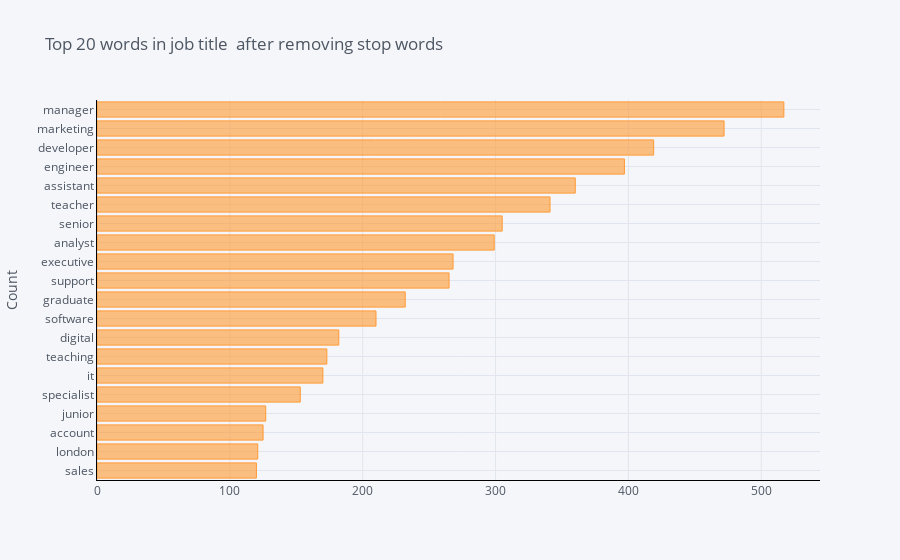

Source (notebook cell):
### Code cell
common_words = get_top_n_words(df['job title'], 20)
df1 = pd.DataFrame(common_words, columns = ['job title' , 'count'])
df1.groupby('job title').sum()['count'].sort_values().iplot(kind='barh', yTitle='Count', linecolor='black', title='Top 20 words in job title  after removing stop words')

### Figure 1 — Plotly figure (JSON) as saved in the notebook; plotly's stock layout.template omitted (floating-point values rounded to 4 significant figures)
{"data": [{"marker": {"color": "rgba(255, 153, 51, 0.6)", "line": {"color": "rgba(255, 153, 51, 1.0)", "width": 1}}, "name": "count", "orientation": "h", "text": "", "type": "bar", "x": [120, 121, 125, 127, 153, 170, 173, 182, 210, 232, 265, 268, 299, 305, 341, 360, 397, 419, 472, 517], "y": ["sales", "london", "account", "junior", "specialist", "it", "teaching", "digital", "software", "graduate", "support", "executive", "analyst", "senior", "teacher", "assistant", "engineer", "developer", "marketing", "manager"]}], "layout": {"legend": {"bgcolor": "#F5F6F9", "font": {"color": "#4D5663"}}, "paper_bgcolor": "#F5F6F9", "plot_bgcolor": "#F5F6F9", "title": {"font": {"color": "#4D5663"}, "text": "Top 20 words in job title  after removing stop words"}, "xaxis": {"gridcolor": "#E1E5ED", "linecolor": "black", "showgrid": true, "tickfont": {"color": "#4D5663"}, "title": {"font": {"color": "#4D5663"}, "text": ""}, "zerolinecolor": "#E1E5ED"}, "yaxis": {"gridcolor": "#E1E5ED", "linecolor": "black", "showgrid": true, "tickfont": {"color": "#4D5663"}, "title": {"font": {"color": "#4D5663"}, "text": "Count"}, "zerolinecolor": "#E1E5ED"}}}
